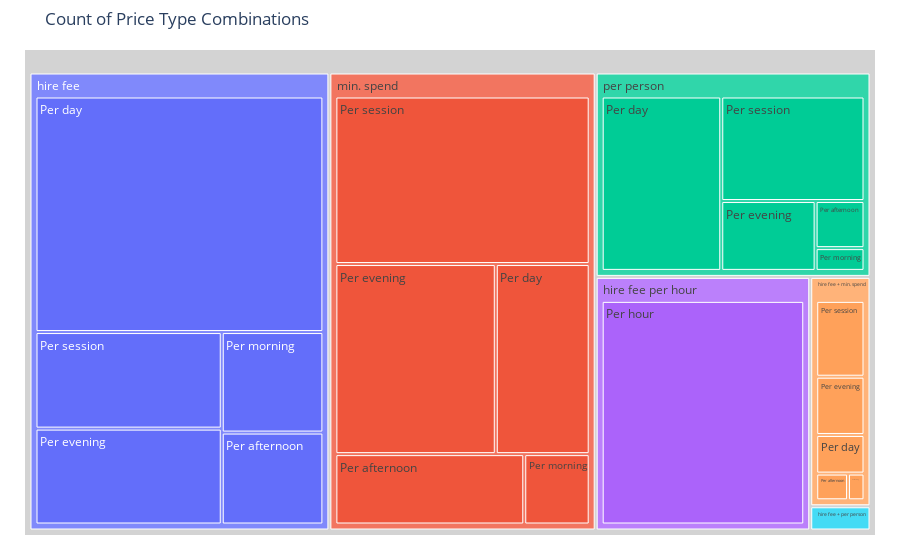

Notebook code for this chart:
### Markdown cell above
**price_types_per_space** now contains 1 row per event space and in the **price_type** column it has combined all price types used by that event space into a single string e.g. if a venue used 'hire fee' and 'min. spend' then it would have 'hire fee - min. spend' in the **price_type** column. We will now perform a value count on this to get the relative number of event spaces using different combinations of price types. We will plot this as well.

### Code cell
fig = px.treemap(price_types_and_periods, path=['price_type', 'price_period_desc'], values='space_url', 
                 title = 'Count of Price Type Combinations')
fig.update_traces(root_color="lightgrey")
fig.update_layout(margin = dict(t=50, l=25, r=25, b=25))
fig.show()

### Figure 1 — Plotly figure (JSON) as saved in the notebook; plotly's stock layout.template omitted (floating-point values rounded to 4 significant figures)
{"data": [{"branchvalues": "total", "domain": {"x": [0, 1], "y": [0, 1]}, "hovertemplate": "labels=%{label}<br>space_url=%{value}<br>parent=%{parent}<br>id=%{id}<extra></extra>", "ids": ["hire fee/Per afternoon", "hire fee + min. spend/Per afternoon", "hire fee + per person/Per afternoon", "min. spend/Per afternoon", "per person/Per afternoon", "hire fee/Per day", "hire fee + min. spend/Per day", "hire fee + per person/Per day", "min. spend/Per day", "per person/Per day", "hire fee/Per evening", "hire fee + min. spend/Per evening", "hire fee + per person/Per evening", "min. spend/Per evening", "per person/Per evening", "hire fee per hour/Per hour", "hire fee/Per morning", "hire fee + min. spend/Per morning", "hire fee + per person/Per morning", "min. spend/Per morning", "per person/Per morning", "hire fee/Per session", "hire fee + min. spend/Per session", "hire fee + per person/Per session", "min. spend/Per session", "per person/Per session", "hire fee", "hire fee + min. spend", "hire fee + per person", "hire fee per hour", "min. spend", "per person"], "labels": ["Per afternoon", "Per afternoon", "Per afternoon", "Per afternoon", "Per afternoon", "Per day", "Per day", "Per day", "Per day", "Per day", "Per evening", "Per evening", "Per evening", "Per evening", "Per evening", "Per hour", "Per morning", "Per morning", "Per morning", "Per morning", "Per morning", "Per session", "Per session", "Per session", "Per session", "Per session", "hire fee", "hire fee + min. spend", "hire fee + per person", "hire fee per hour", "min. spend", "per person"], "name": "", "parents": ["hire fee", "hire fee + min. spend", "hire fee + per person", "min. spend", "per person", "hire fee", "hire fee + min. spend", "hire fee + per person", "min. spend", "per person", "hire fee", "hire fee + min. spend", "hire fee + per person", "min. spend", "per person", "hire fee per hour", "hire fee", "hire fee + min. spend", "hire fee + per person", "min. spend", "per person", "hire fee", "hire fee + min. spend", "hire fee + per person", "min. spend", "per person", "", "", "", "", "", ""], "root": {"color": "lightgrey"}, "type": "treemap", "values": [214, 25, 2, 306, 58, 1553, 55, 4, 411, 525, 409, 83, 8, 702, 166, 1118, 234, 13, 2, 106, 28, 412, 108, 14, 981, 377, 2822, 284, 30, 1118, 2506, 1154]}], "layout": {"autosize": true, "legend": {"tracegroupgap": 0}, "margin": {"b": 25, "l": 25, "r": 25, "t": 50}, "title": {"text": "Count of Price Type Combinations"}}}
